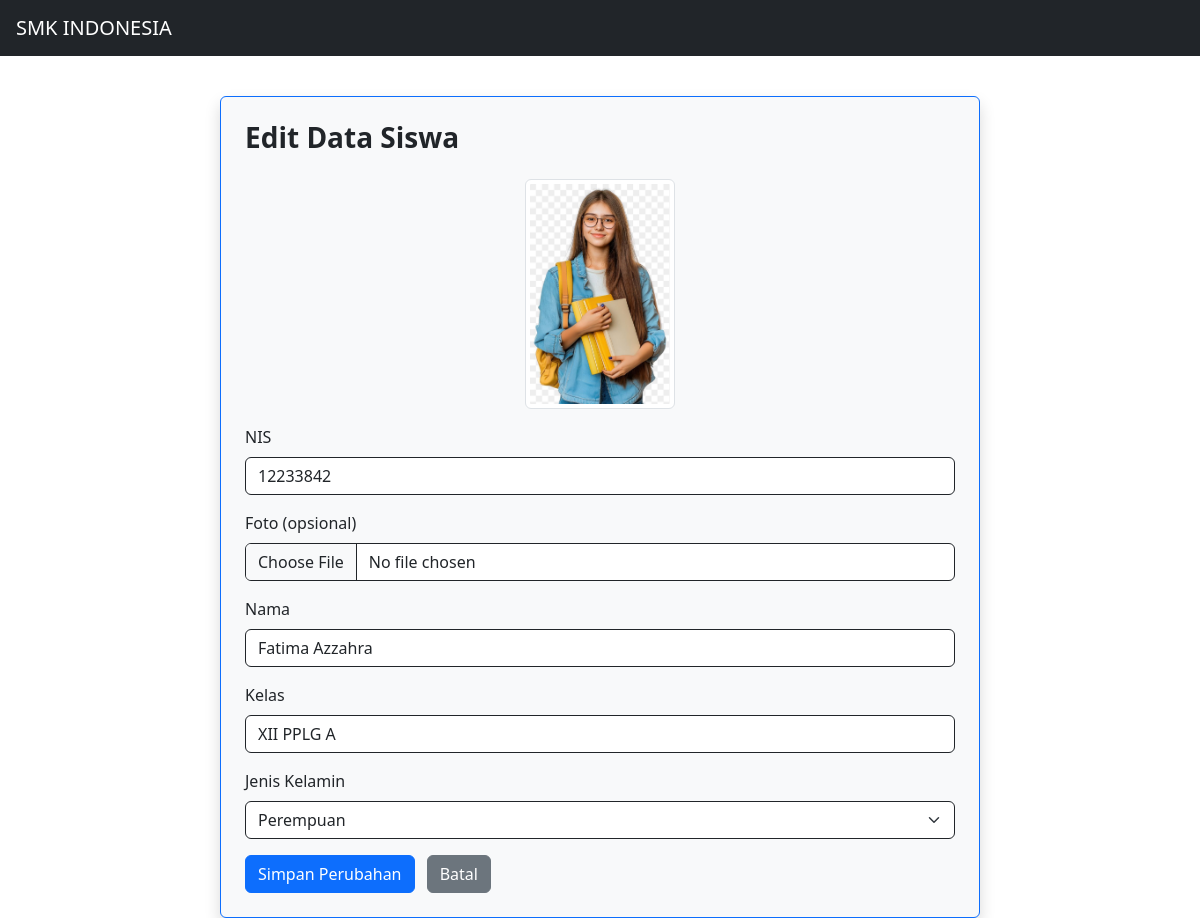
/AbsenNabila/admin/edit_siswa.php?nis=12233842 (signed in), run on the app's committed database.
### tables this page shows
CREATE TABLE `siswa` (
  `id_siswa` int(11) NOT NULL,
  `foto` varchar(255) DEFAULT NULL,
  `nama` varchar(100) NOT NULL,
  `nis` varchar(20) NOT NULL,
  `jenis_kelamin` enum('Laki-laki','Perempuan') NOT NULL,
  `kelas` varchar(20) NOT NULL
);

### AbsenNabila/admin/edit_siswa.php (the view, shortened to what this page needs)
<?php
include '../config/koneksi.php';
$nis = $_GET['nis'];
$query = mysqli_query($conn, "SELECT * FROM siswa WHERE nis = '$nis'");
$siswa = mysqli_fetch_assoc($query);
?>
<!DOCTYPE html>
<html lang="id">
<head>
  <link href="https://cdn.jsdelivr.net/npm/bootstrap@5.3.3/dist/css/bootstrap.min.css" rel="stylesheet" />
</head>
<body style="background-image: url('../assets/img/background.png'); background-size: cover; background-position: center;">
  <nav class="navbar navbar-expand-lg navbar-dark bg-dark fixed-top">
    <div class="container-fluid px-3">
      <a class="navbar-brand" href="#">SMK INDONESIA</a>
    </div>
  </nav>
  <section class="container mt-5 pt-5">
    <div class="row justify-content-center">
      <div class="col-md-8 bg-light p-4 rounded border border-primary shadow">
        <h3 class="fw-bold mb-4">Edit Data Siswa</h3>
        <?php if ($siswa['foto']) : ?>
          <div class="mb-3 text-center">
            <img src="../assets/img/<?= htmlspecialchars($siswa['foto']); ?>" alt="Foto Siswa" class="img-thumbnail" width="150">
          </div>
        <?php endif; ?>
        <form method="POST" enctype="multipart/form-data">
          <div class="mb-3">
            <label class="form-label">NIS</label>
            <input type="text" name="nis" class="form-control border border-dark" value="<?= htmlspecialchars($siswa['nis']); ?>" required>
          </div>
          <div class="mb-3">
            <label class="form-label">Foto (opsional)</label>
            <input type="file" name="foto" class="form-control border border-dark" accept="image/*">
          </div>
          <div class="mb-3">
            <label class="form-label">Nama</label>
            <input type="text" name="nama" class="form-control border border-dark" value="<?= htmlspecialchars($siswa['nama']); ?>" required>
          </div>
          <div class="mb-3">
            <label class="form-label">Kelas</label>
            <input type="text" name="kelas" class="form-control border border-dark" value="<?= htmlspecialchars($siswa['kelas']); ?>" required>
          </div>
          <div class="mb-3">
            <label class="form-label">Jenis Kelamin</label>
            <select name="jenis_kelamin" class="form-select border border-dark" required>
              <option value="Perempuan" <?= $siswa['jenis_kelamin'] === 'Perempuan' ? 'selected' : '' ?>>Perempuan</option>
            </select>
          </div>
          <button type="submit" class="btn btn-primary">Simpan Perubahan</button>
          <a href="data_siswa.php" class="btn btn-secondary ms-2">Batal</a>
        </form>
      </div>
    </div>
  </section>
</body>
</html>

### data on the page
siswa: foto (picture), nis "12233842", nama "Fatima Azzahra", kelas "XII PPLG A", jenis_kelamin "Perempuan"
